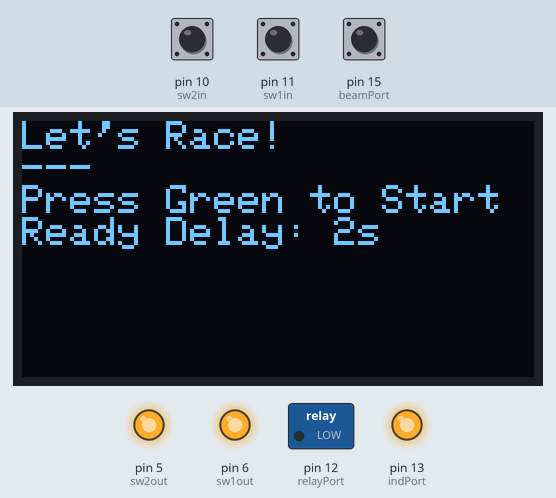
The sketch below on a simulated Arduino Uno, built with avr-gcc and run on an emulated ATmega328P. On the bench: 128×64 one-colour display, switched loads named in the sketch (green lamp = pin HIGH), output pins drawn as LEDs (lit = HIGH). Dashed ring = blinking. The test bench sets the inputs (shaded band); at power-on: pin 11 (sw1in) HIGH, pin 10 (sw2in) HIGH, pin 15 (beamPort) HIGH.

Above: at 2.3 s.
2.4 s: pin 11 (sw1in) pulled LOW for 0.15 s
At 3.3 s:
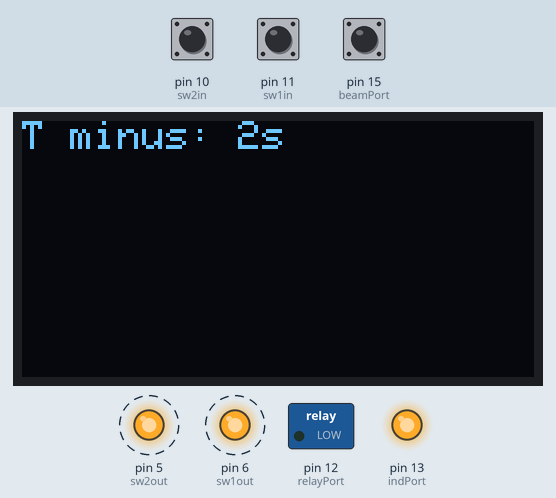
4.9 s: pin 10 (sw2in) pulled LOW for 3.2 s
At 5.4 s:
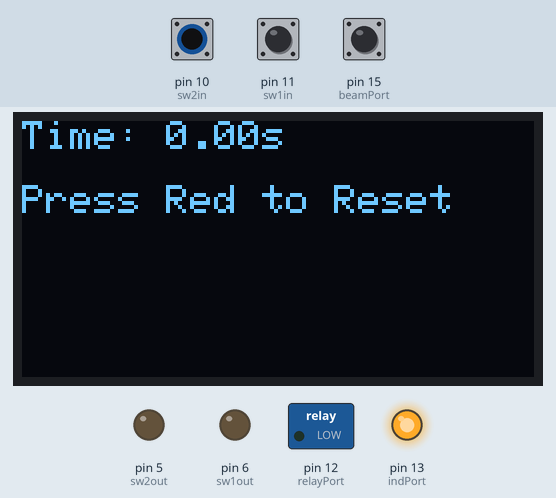
9.6 s: pin 11 (sw1in) pulled LOW for 1 s
At 12.9 s:
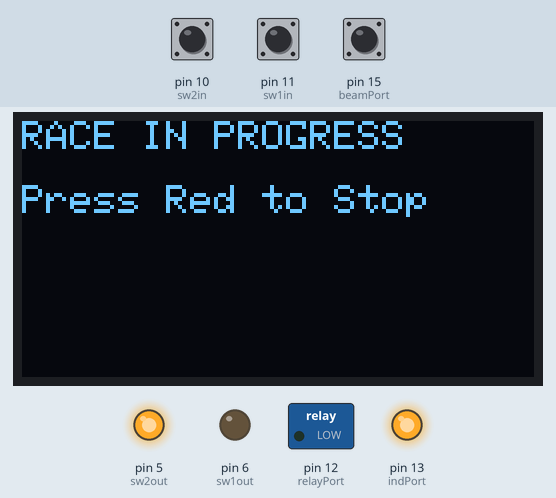
13.6 s: pin 15 (beamPort) pulled LOW for 0.15 s
At 15.1 s:
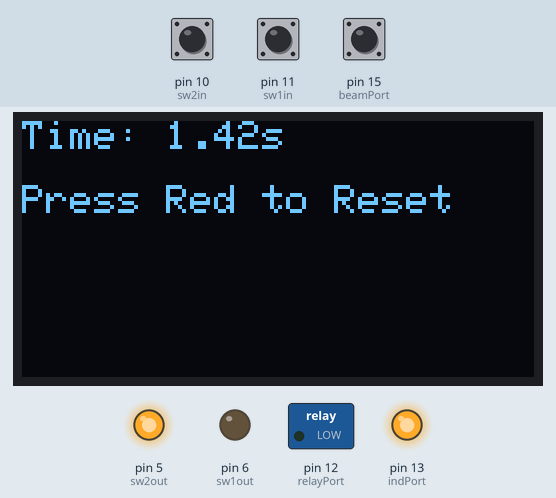
15.6 s: pin 10 (sw2in) pulled LOW for 0.15 s
At 15.74 s:
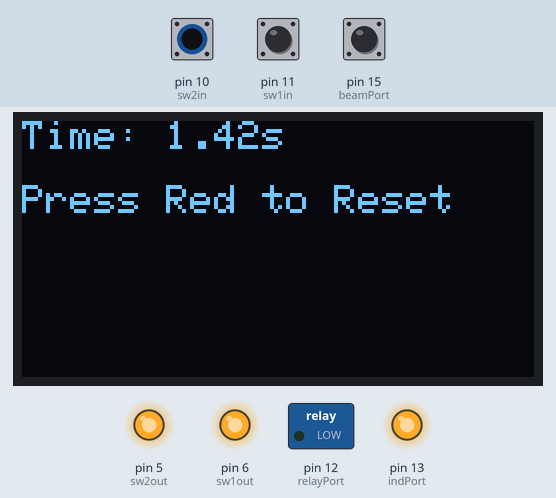
17.3 s: pin 10 (sw2in) pulled LOW for 1 s
At 18.9 s:
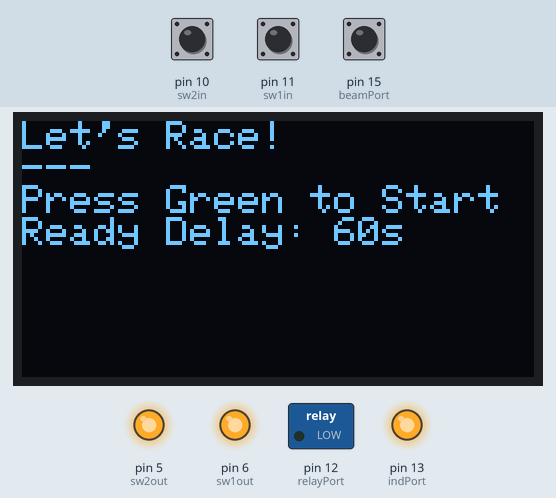
Timing chart, 0 to 20.4 s (numbered marks = the images above; inputs shaded):
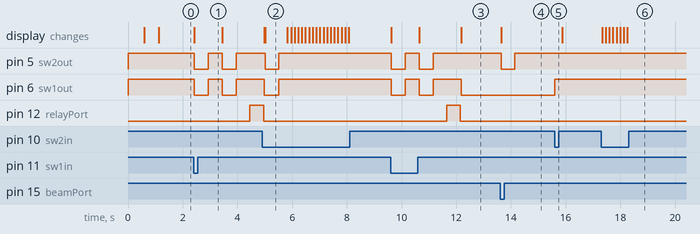

The sketch:

Sprintr.ino
```cpp
#include <Adafruit_GFX.h>
#include <Adafruit_SSD1306.h>

const float sprintr_ver = 1.0;
const bool dodebug = false;
int readyDelay = 2; // s
unsigned long relayDelay = 500; // ms

#define OLED_RESET 4
Adafruit_SSD1306 oled(OLED_RESET);
static const unsigned char PROGMEM sprintr_logo[] =
{0x00, 0x00, 0x00, 0x00, 0x00, 0x00, 0x00, 0x00, 0x00, 0x00, 0x00, 0x00, 0x00, 0x00, 0x00, 0x00,
0x00, 0x00, 0x00, 0x00, 0x00, 0x00, 0x00, 0x00, 0x00, 0x00, 0x00, 0x00, 0x00, 0x00, 0x00, 0x00,
0x00, 0x00, 0x00, 0x00, 0x00, 0x00, 0x00, 0x00, 0x00, 0x00, 0x00, 0x00, 0x00, 0x00, 0x00, 0x00,
0x00, 0x00, 0x00, 0x00, 0x00, 0x00, 0x00, 0x00, 0x00, 0x00, 0x00, 0x00, 0x00, 0x00, 0x00, 0x00,
0x00, 0x00, 0x00, 0x00, 0x00, 0x00, 0x00, 0x00, 0x00, 0x00, 0x00, 0x00, 0x00, 0x00, 0x00, 0x00,
0x00, 0x00, 0x00, 0x00, 0x00, 0x00, 0x00, 0x00, 0x00, 0x00, 0x00, 0x00, 0x00, 0x00, 0x00, 0x00,
0x00, 0x00, 0x00, 0x00, 0x00, 0x00, 0x00, 0x00, 0x00, 0x00, 0x00, 0x00, 0x00, 0x00, 0x00, 0x00,
0x00, 0x36, 0x43, 0xfb, 0x81, 0xfd, 0xe0, 0x1f, 0xe3, 0xf8, 0x7c, 0xef, 0xdc, 0xfe, 0xf0, 0x00,
0x00, 0xe3, 0xc1, 0xfb, 0xe0, 0xfc, 0xfc, 0x1f, 0xe1, 0xfc, 0x38, 0xef, 0xdc, 0x7e, 0x7e, 0x00,
0x01, 0xc1, 0xc1, 0xf9, 0xf0, 0xfc, 0x7c, 0x0f, 0xc0, 0xfe, 0x10, 0xcf, 0xcc, 0x7e, 0x3e, 0x00,
0x03, 0xc0, 0xc1, 0xf9, 0xf0, 0xfc, 0x7e, 0x0f, 0xc0, 0x7e, 0x10, 0xcf, 0xcc, 0x7e, 0x3f, 0x00,
0x03, 0xe0, 0xc1, 0xf9, 0xf8, 0xfc, 0x7e, 0x0f, 0xc0, 0xff, 0x10, 0xcf, 0xcc, 0x7e, 0x3f, 0x00,
0x03, 0xf0, 0x41, 0xf9, 0xf8, 0xfc, 0x7e, 0x0f, 0xc0, 0xbf, 0x10, 0x8f, 0xc4, 0x7e, 0x3f, 0x00,
0x03, 0xfe, 0x01, 0xf9, 0xf8, 0xfc, 0x7c, 0x0f, 0xc0, 0xbf, 0x90, 0x0f, 0xc0, 0x7e, 0x3e, 0x00,
0x03, 0xff, 0x01, 0xf9, 0xf0, 0xfc, 0x7c, 0x0f, 0xc0, 0x9f, 0x90, 0x0f, 0xc0, 0x7e, 0x3e, 0x00,
0x01, 0xff, 0xc1, 0xf9, 0xf0, 0xfd, 0xf0, 0x0f, 0xc0, 0x9f, 0xd0, 0x0f, 0xc0, 0x7e, 0xf8, 0x00,
0x01, 0xff, 0xc1, 0xf9, 0xf0, 0xfd, 0xf0, 0x0f, 0xc0, 0x8f, 0xf0, 0x0f, 0xc0, 0x7e, 0xf8, 0x00,
0x00, 0xff, 0xe1, 0xfb, 0xc0, 0xfc, 0x7c, 0x0f, 0xc0, 0x87, 0xe0, 0x0f, 0xc0, 0x7e, 0x3e, 0x00,
0x02, 0x3f, 0xe1, 0xf8, 0x00, 0xfc, 0x7e, 0x0f, 0xc0, 0x87, 0xf0, 0x0f, 0xc0, 0x7e, 0x3f, 0x00,
0x03, 0x0f, 0xe1, 0xf8, 0x00, 0xfc, 0x7e, 0x0f, 0xc0, 0x83, 0xf0, 0x0f, 0xc0, 0x7e, 0x3f, 0x00,
0x03, 0x03, 0xe1, 0xf8, 0x00, 0xfc, 0x7e, 0x0f, 0xc0, 0x83, 0xf0, 0x0f, 0xc0, 0x7e, 0x3f, 0x00,
0x03, 0x01, 0xc1, 0xf8, 0x00, 0xfc, 0x7e, 0x0f, 0xc0, 0x81, 0xf0, 0x0f, 0xc0, 0x7e, 0x3f, 0x00,
0x03, 0x81, 0xc1, 0xf8, 0x00, 0xfc, 0x7f, 0x8f, 0xc0, 0x81, 0xf0, 0x0f, 0xc0, 0x7e, 0x3f, 0xc0,
0x03, 0xc7, 0x83, 0xfc, 0x01, 0xfe, 0x3f, 0x1f, 0xe1, 0xc0, 0xf0, 0x1f, 0xe0, 0xff, 0x1f, 0x80,
0x02, 0x6c, 0x03, 0xfc, 0x01, 0xff, 0x1e, 0x1f, 0xe3, 0xe0, 0x70, 0x1f, 0xe0, 0xff, 0x8f, 0x00,
0x00, 0x00, 0x00, 0x00, 0x00, 0x00, 0x00, 0x00, 0x00, 0x00, 0x00, 0x00, 0x00, 0x00, 0x00, 0x00,
0x00, 0x00, 0x00, 0x00, 0x00, 0x00, 0x00, 0x00, 0x00, 0x00, 0x00, 0x00, 0x00, 0x00, 0x00, 0x00,
0x00, 0x00, 0x00, 0x00, 0x00, 0x00, 0x00, 0x00, 0x00, 0x00, 0x00, 0x00, 0x00, 0x00, 0x00, 0x00,
0x00, 0x00, 0x00, 0x00, 0x00, 0x00, 0x00, 0x00, 0x00, 0x00, 0x00, 0x00, 0x00, 0x00, 0x00, 0x00,
0x00, 0x00, 0x00, 0x00, 0x00, 0x00, 0x00, 0x00, 0x00, 0x00, 0x00, 0x00, 0x00, 0x00, 0x00, 0x00,
0x00, 0x00, 0x00, 0x00, 0x00, 0x00, 0x00, 0x00, 0x00, 0x00, 0x00, 0x00, 0x00, 0x00, 0x00, 0x00,
0x00, 0x00, 0x00, 0x00, 0x00, 0x00, 0x00, 0x00, 0x00, 0x00, 0x00, 0x00, 0x00, 0x00, 0x00, 0x00};

// global IO vars
const int sw1out = 6;
const int sw2out = 5;
const int beamPort = 15;
const int sw1in = 11;
const int sw2in = 10;
const int relayPort = 12;
const int indPort = 13;

void setup() {
  pinMode(sw1out,OUTPUT);
  pinMode(sw2out,OUTPUT);
  pinMode(sw1in,INPUT_PULLUP);
  pinMode(sw2in,INPUT_PULLUP);
  pinMode(beamPort,INPUT_PULLUP);
  pinMode(relayPort,OUTPUT);
  pinMode(indPort,OUTPUT);

  digitalWrite(indPort,HIGH);
  digitalWrite(relayPort,LOW);
  digitalWrite(sw1out,HIGH);
  digitalWrite(sw2out,HIGH);

  oled.begin(SSD1306_SWITCHCAPVCC,0x3C);
  oled.clearDisplay();
  oled.drawBitmap(0,0,sprintr_logo,128,32,1);
  oled.display();
  delay(500);

  oled.clearDisplay();
  oled.setTextSize(1);
  oled.setTextColor(WHITE);
  oled.setCursor(0,0);
  oled.print("Sprintr v");
  oled.println(sprintr_ver);
  oled.println("Matt Gaidica");
  oled.println("matt@gaidi.ca");
  oled.display();
  delay(500);

  readyScreen();

  if(dodebug == true) {
    Serial.begin(19200);
    Serial.println("Initialized");
  }
}

void loop() {
  if (!digitalRead(sw1in)) {
    raceMode();
  }

  if (!digitalRead(sw2in)) {
    switch (readyDelay) {
      case 2: // must matach default case
        readyDelay = 30;
        break;
      case 30:
        readyDelay = 60;
        break;
      default:
        readyDelay = 2;
    }
    readyScreen();
    delay(100);
  }

  if(dodebug == true) {
    Serial.print("sw1in: "); Serial.println(digitalRead(sw1in));
    Serial.print("sw2in: "); Serial.println(digitalRead(sw2in));
    Serial.print("beam: "); Serial.println(digitalRead(beamPort));
  }
}

void raceMode() {
  int curSec = readyDelay;
  while(curSec > 0) {
    printCountdown(curSec);
    digitalWrite(sw1out,LOW);
    digitalWrite(sw2out,LOW);
    delay(500);
    digitalWrite(sw1out,HIGH);
    digitalWrite(sw2out,HIGH);
    delay(500);
    --curSec;
  }
  digitalWrite(relayPort,HIGH);
  delay(relayDelay);
  digitalWrite(relayPort,LOW);
  racingScreen();
  digitalWrite(sw1out,LOW);
  digitalWrite(sw2out,HIGH);
  float finalTime = measureTime() - (relayDelay / 1000);
  showResults(finalTime);
  digitalWrite(sw1out,LOW);
  digitalWrite(sw2out,LOW);
  delay(500);
  digitalWrite(sw1out,LOW);
  digitalWrite(sw2out,HIGH);
  while(digitalRead(sw2in)) {
    // wait
  }
  digitalWrite(sw1out,HIGH);
  delay(250);
  readyScreen();
  return;
}

float measureTime() {
  float endMs = 0;
  while(digitalRead(beamPort) && digitalRead(sw2in)) {
    endMs = endMs + 10;
    delay(10);
  }
  return endMs / 1000;
}

void racingScreen() {
  oled.clearDisplay();
  oled.setCursor(0,0);
  oled.println("RACE IN PROGRESS");
  oled.println("");
  oled.print("Press Red to Stop");
  oled.display();
}

void showResults(float raceResult) {
  oled.clearDisplay();
  oled.setCursor(0,0);
  oled.print("Time: ");
  oled.print(raceResult,2);
  oled.println("s");
  oled.println("");
  oled.println("Press Red to Reset");
  oled.display();
}

void printCountdown(int curSec) {
  oled.clearDisplay();
  oled.setCursor(0,0);
  oled.print("T minus: ");
  oled.print(curSec);
  oled.print("s");
  oled.display();
}

void readyScreen() {
  oled.clearDisplay();
  oled.setCursor(0,0);
  oled.println("Let's Race!");
  oled.println("---");
  oled.println("Press Green to Start");
  oled.print("Ready Delay: ");
  oled.print(readyDelay);
  oled.print("s");
  oled.display();
}
```

Measured:
- after the input at 2.4 s, pin 5 (sw2out), pin 6 (sw1out): alternates HIGH for 0.53 s and LOW for 0.50 s, starting at once; pin 12 (relayPort): LOW → HIGH after 2.1 s; the display: changes at once (image 1)
- after the input at 4.9 s, pin 5 (sw2out): HIGH → LOW after 0.11 s, → HIGH 0.50 s later; the display: first differs from a run without the input after 0.11 s (image 2)
- after the input at 9.6 s, pin 5 (sw2out): alternates HIGH for 0.53 s and LOW for 0.50 s, 4 changes in all, then stays HIGH, starting at once; pin 6 (sw1out): goes LOW 0.50 s, HIGH 0.53 s, LOW 0.50 s, HIGH 1.0 s, then LOW, starting at once
- after the input at 13.6 s, pin 5 (sw2out): HIGH → LOW at once, → HIGH 0.50 s later; the display: changes at once (image 4)
- after the input at 15.6 s, pin 6 (sw1out): LOW → HIGH at once
- after the input at 17.3 s, the display: first changes at once (image 6 shows a later state)
- what the display in image 2 shows lasts 0.8 s, from 5.0 s to 5.8 s
